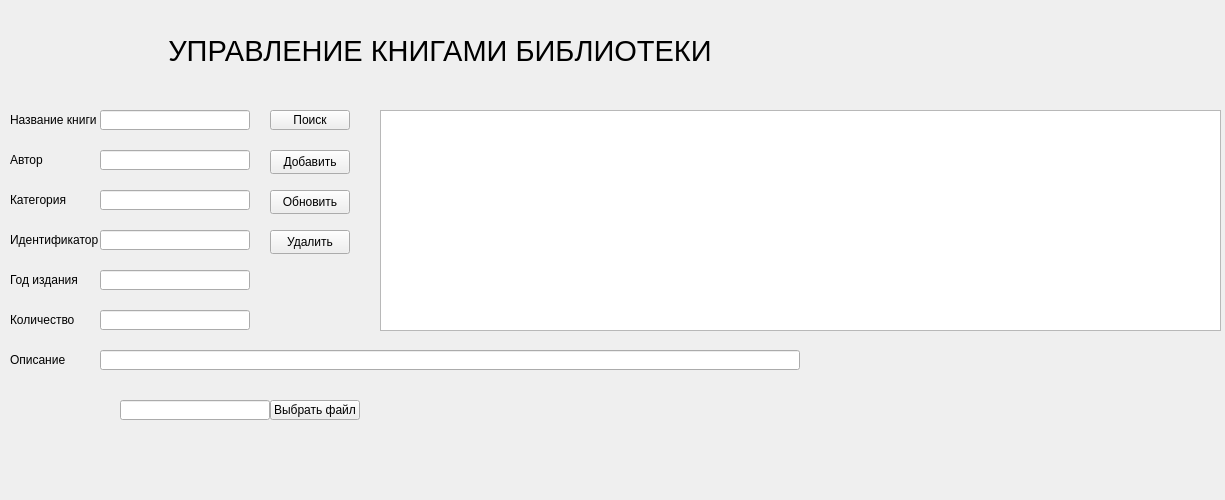
<?xml version="1.0" encoding="UTF-8"?>
<ui version="4.0">
 <class>books</class>
 <widget class="QWidget" name="books">
  <property name="geometry">
   <rect>
    <x>0</x>
    <y>0</y>
    <width>1225</width>
    <height>500</height>
   </rect>
  </property>
  <property name="windowTitle">
   <string>Form</string>
  </property>
  <widget class="QLineEdit" name="lineTitle">
   <property name="geometry">
    <rect>
     <x>100</x>
     <y>110</y>
     <width>150</width>
     <height>20</height>
    </rect>
   </property>
  </widget>
  <widget class="QLineEdit" name="Author">
   <property name="geometry">
    <rect>
     <x>100</x>
     <y>150</y>
     <width>150</width>
     <height>20</height>
    </rect>
   </property>
  </widget>
  <widget class="QLineEdit" name="Category">
   <property name="geometry">
    <rect>
     <x>100</x>
     <y>190</y>
     <width>150</width>
     <height>20</height>
    </rect>
   </property>
  </widget>
  <widget class="QLineEdit" name="year">
   <property name="geometry">
    <rect>
     <x>100</x>
     <y>270</y>
     <width>150</width>
     <height>20</height>
    </rect>
   </property>
  </widget>
  <widget class="QLineEdit" name="Isbn">
   <property name="geometry">
    <rect>
     <x>100</x>
     <y>230</y>
     <width>150</width>
     <height>20</height>
    </rect>
   </property>
  </widget>
  <widget class="QLineEdit" name="Description">
   <property name="geometry">
    <rect>
     <x>100</x>
     <y>350</y>
     <width>700</width>
     <height>20</height>
    </rect>
   </property>
  </widget>
  <widget class="QLineEdit" name="Total_stock">
   <property name="geometry">
    <rect>
     <x>100</x>
     <y>310</y>
     <width>150</width>
     <height>20</height>
    </rect>
   </property>
  </widget>
  <widget class="QPushButton" name="btnAdd">
   <property name="geometry">
    <rect>
     <x>270</x>
     <y>150</y>
     <width>80</width>
     <height>24</height>
    </rect>
   </property>
   <property name="text">
    <string>Добавить</string>
   </property>
  </widget>
  <widget class="QPushButton" name="btnUpdate">
   <property name="geometry">
    <rect>
     <x>270</x>
     <y>190</y>
     <width>80</width>
     <height>24</height>
    </rect>
   </property>
   <property name="text">
    <string>Обновить</string>
   </property>
  </widget>
  <widget class="QPushButton" name="btnDelete">
   <property name="geometry">
    <rect>
     <x>270</x>
     <y>230</y>
     <width>80</width>
     <height>24</height>
    </rect>
   </property>
   <property name="text">
    <string>Удалить</string>
   </property>
  </widget>
  <widget class="QPushButton" name="btnSearch">
   <property name="geometry">
    <rect>
     <x>270</x>
     <y>110</y>
     <width>80</width>
     <height>20</height>
    </rect>
   </property>
   <property name="text">
    <string>Поиск</string>
   </property>
  </widget>
  <widget class="QTableWidget" name="TableWidget">
   <property name="geometry">
    <rect>
     <x>380</x>
     <y>110</y>
     <width>841</width>
     <height>221</height>
    </rect>
   </property>
  </widget>
  <widget class="QLabel" name="labelImage">
   <property name="geometry">
    <rect>
     <x>10</x>
     <y>400</y>
     <width>100</width>
     <height>100</height>
    </rect>
   </property>
   <property name="text">
    <string/>
   </property>
  </widget>
  <widget class="QPushButton" name="btnSelectImage">
   <property name="geometry">
    <rect>
     <x>270</x>
     <y>400</y>
     <width>90</width>
     <height>20</height>
    </rect>
   </property>
   <property name="text">
    <string>Выбрать файл</string>
   </property>
  </widget>
  <widget class="QLineEdit" name="lineImagePath">
   <property name="geometry">
    <rect>
     <x>120</x>
     <y>400</y>
     <width>150</width>
     <height>20</height>
    </rect>
   </property>
  </widget>
  <widget class="QLabel" name="label">
   <property name="geometry">
    <rect>
     <x>-10</x>
     <y>30</y>
     <width>900</width>
     <height>41</height>
    </rect>
   </property>
   <property name="font">
    <font>
     <pointsize>22</pointsize>
    </font>
   </property>
   <property name="text">
    <string>УПРАВЛЕНИЕ КНИГАМИ БИБЛИОТЕКИ</string>
   </property>
   <property name="alignment">
    <set>Qt::AlignCenter</set>
   </property>
  </widget>
  <widget class="QLabel" name="label_2">
   <property name="geometry">
    <rect>
     <x>10</x>
     <y>110</y>
     <width>100</width>
     <height>20</height>
    </rect>
   </property>
   <property name="text">
    <string>Название книги</string>
   </property>
  </widget>
  <widget class="QLabel" name="label_3">
   <property name="geometry">
    <rect>
     <x>10</x>
     <y>150</y>
     <width>100</width>
     <height>20</height>
    </rect>
   </property>
   <property name="text">
    <string>Автор</string>
   </property>
  </widget>
  <widget class="QLabel" name="label_4">
   <property name="geometry">
    <rect>
     <x>10</x>
     <y>190</y>
     <width>100</width>
     <height>20</height>
    </rect>
   </property>
   <property name="text">
    <string>Категория</string>
   </property>
  </widget>
  <widget class="QLabel" name="label_5">
   <property name="geometry">
    <rect>
     <x>10</x>
     <y>230</y>
     <width>100</width>
     <height>20</height>
    </rect>
   </property>
   <property name="text">
    <string>Идентификатор</string>
   </property>
  </widget>
  <widget class="QLabel" name="label_6">
   <property name="geometry">
    <rect>
     <x>10</x>
     <y>270</y>
     <width>100</width>
     <height>20</height>
    </rect>
   </property>
   <property name="text">
    <string>Год издания</string>
   </property>
  </widget>
  <widget class="QLabel" name="label_7">
   <property name="geometry">
    <rect>
     <x>10</x>
     <y>310</y>
     <width>100</width>
     <height>20</height>
    </rect>
   </property>
   <property name="text">
    <string>Количество</string>
   </property>
  </widget>
  <widget class="QLabel" name="label_8">
   <property name="geometry">
    <rect>
     <x>10</x>
     <y>350</y>
     <width>100</width>
     <height>20</height>
    </rect>
   </property>
   <property name="text">
    <string>Описание</string>
   </property>
  </widget>
 </widget>
 <resources/>
 <connections/>
</ui>
